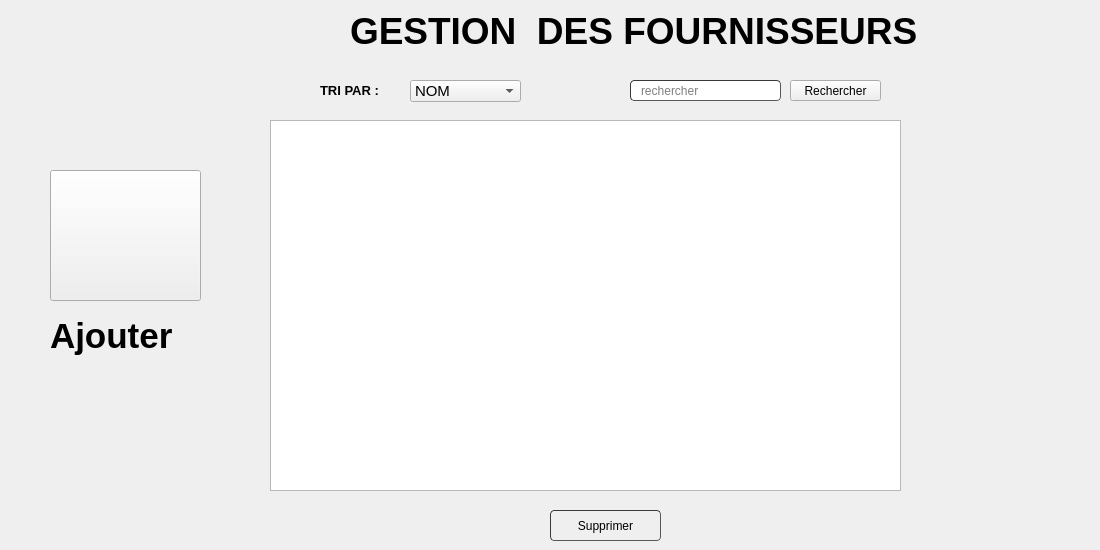
     <widget class="QWidget" name="page_6">
      <widget class="QLabel" name="label_2">
       <property name="geometry">
        <rect>
         <x>350</x>
         <y>10</y>
         <width>741</width>
         <height>41</height>
        </rect>
       </property>
       <property name="font">
        <font>
         <family>MS Shell Dlg 2</family>
         <pointsize>28</pointsize>
         <weight>75</weight>
         <bold>true</bold>
        </font>
       </property>
       <property name="text">
        <string>GESTION  DES FOURNISSEURS</string>
       </property>
      </widget>
      <widget class="QLabel" name="label_24">
       <property name="geometry">
        <rect>
         <x>320</x>
         <y>80</y>
         <width>81</width>
         <height>21</height>
        </rect>
       </property>
       <property name="font">
        <font>
         <pointsize>10</pointsize>
         <weight>75</weight>
         <bold>true</bold>
        </font>
       </property>
       <property name="text">
        <string>TRI PAR :</string>
       </property>
      </widget>
      <widget class="QComboBox" name="comboBox_2">
       <property name="geometry">
        <rect>
         <x>410</x>
         <y>80</y>
         <width>111</width>
         <height>22</height>
        </rect>
       </property>
       <property name="font">
        <font>
         <pointsize>11</pointsize>
        </font>
       </property>
       <property name="styleSheet">
        <string notr="true"/>
       </property>
       <item>
        <property name="text">
         <string>NOM</string>
        </property>
       </item>
       <item>
        <property name="text">
         <string>PRENOM</string>
        </property>
       </item>
       <item>
        <property name="text">
         <string>TEL</string>
        </property>
       </item>
      </widget>
      <widget class="QPushButton" name="search_2">
       <property name="geometry">
        <rect>
         <x>790</x>
         <y>80</y>
         <width>91</width>
         <height>21</height>
        </rect>
       </property>
       <property name="font">
        <font>
         <pointsize>9</pointsize>
        </font>
       </property>
       <property name="text">
        <string>Rechercher</string>
       </property>
       <property name="iconSize">
        <size>
         <width>20</width>
         <height>20</height>
        </size>
       </property>
      </widget>
      <widget class="QPushButton" name="supprimer_2">
       <property name="geometry">
        <rect>
         <x>550</x>
         <y>510</y>
         <width>111</width>
         <height>31</height>
        </rect>
       </property>
       <property name="styleSheet">
        <string notr="true">	border-width: 1px; border-radius: 4px;
	border-color: rgb(58, 58, 58);
	border-style: inset;
	padding: 0 8px;


	selection-color: rgb(60, 63, 65);</string>
       </property>
       <property name="text">
        <string>Supprimer</string>
       </property>
       <property name="icon">
        <iconset>
         <normaloff>:/logo/delete.png</normaloff>:/logo/delete.png</iconset>
       </property>
      </widget>
      <widget class="QLineEdit" name="recherche_2">
       <property name="geometry">
        <rect>
         <x>630</x>
         <y>80</y>
         <width>151</width>
         <height>21</height>
        </rect>
       </property>
       <property name="styleSheet">
        <string notr="true">	border-width: 1px; border-radius: 4px;
	border-color: rgb(58, 58, 58);
	border-style: inset;
	padding: 0 8px;


	selection-background-color: rgb(187, 187, 187);
	selection-color: rgb(60, 63, 65);</string>
       </property>
       <property name="placeholderText">
        <string>rechercher</string>
       </property>
      </widget>
      <widget class="QTableView" name="tableView_2">
       <property name="geometry">
        <rect>
         <x>270</x>
         <y>120</y>
         <width>631</width>
         <height>371</height>
        </rect>
       </property>
       <property name="styleSheet">
        <string notr="true"/>
       </property>
      </widget>
      <widget class="QPushButton" name="sponsor_ajout">
       <property name="geometry">
        <rect>
         <x>50</x>
         <y>170</y>
         <width>151</width>
         <height>131</height>
        </rect>
       </property>
       <property name="text">
        <string/>
       </property>
       <property name="icon">
        <iconset resource="projet.qrc">
         <normaloff>:/icons/icons8_add_user_male_200px.png</normaloff>:/icons/icons8_add_user_male_200px.png</iconset>
       </property>
       <property name="iconSize">
        <size>
         <width>150</width>
         <height>150</height>
        </size>
       </property>
       <property name="autoDefault">
        <bool>false</bool>
       </property>
      </widget>
      <widget class="QLabel" name="label_31">
       <property name="geometry">
        <rect>
         <x>50</x>
         <y>310</y>
         <width>161</width>
         <height>51</height>
        </rect>
       </property>
       <property name="font">
        <font>
         <family>MS Shell Dlg 2</family>
         <pointsize>26</pointsize>
         <weight>75</weight>
         <bold>true</bold>
        </font>
       </property>
       <property name="text">
        <string>Ajouter </string>
       </property>
      </widget>
     </widget>
